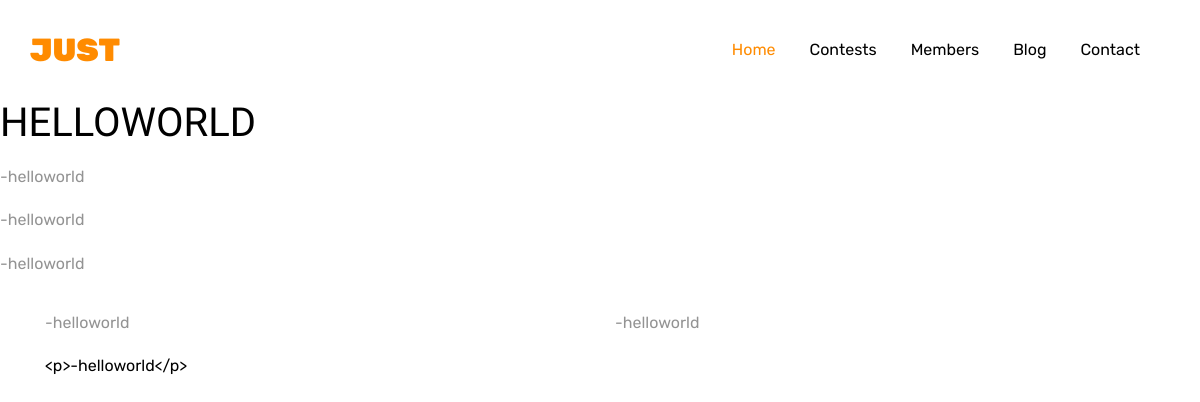
The app's page /home/problemlist/two/, older data.
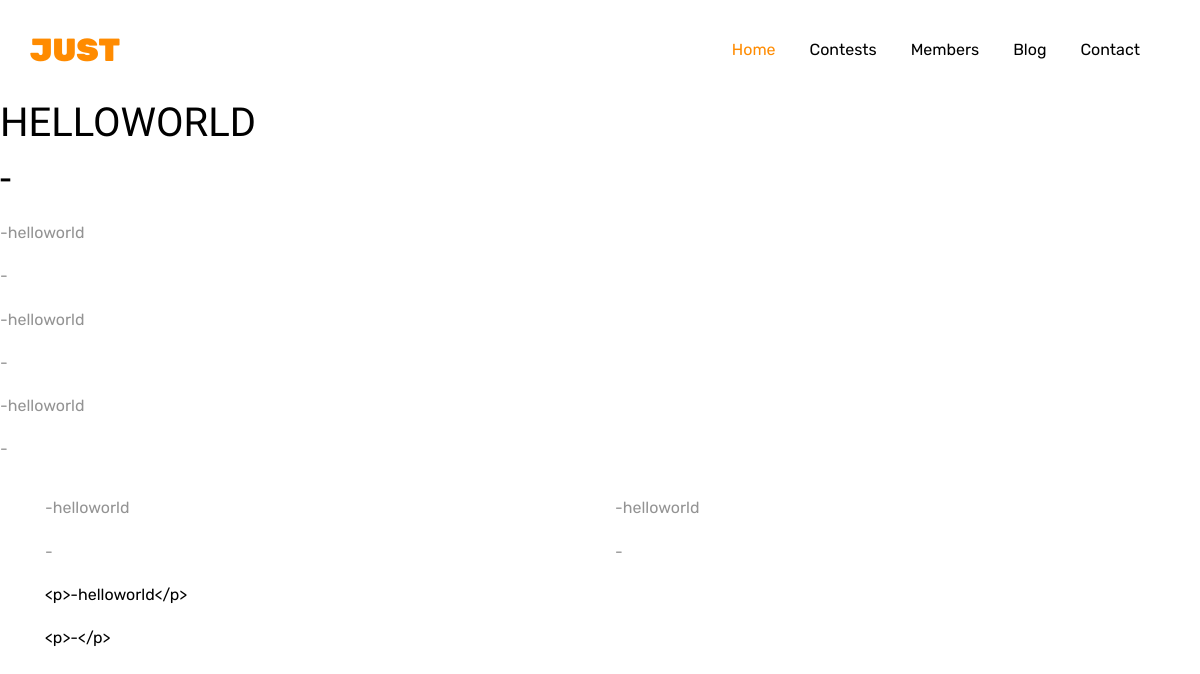
The same page, newer data.
### createcontest/models.py (models this page shows, shortened)
class Createcontest(models.Model):
	contest_name = models.CharField(max_length=50,default='-')
	contest_setter = models.CharField(max_length=50,default='-')
	problem_name_1 = models.CharField(max_length=50,default='-')
	problem_time_limit_1 = models.CharField(max_length=50,default='-')
	problem_memory_limit_1 = models.CharField(max_length=50,default='-')
	problem_description_1 = RichTextField(default='-');
	problem_input_1 = RichTextField(default='-');
	problem_output_1 = RichTextField(default='-');
	problem_note_1 = RichTextField(default=' ')
	problem_name_2 = models.CharField(max_length=50,default='-')
	problem_time_limit_2 = models.CharField(max_length=50,default='-')
	problem_memory_limit_2 = models.CharField(max_length=50,default='-')
	problem_description_2 = RichTextField(default='-');
	problem_input_2 = RichTextField(default='-');
	problem_output_2 = RichTextField(default='-');
	problem_note_2 = RichTextField(default=' ')
	problem_name_3 = models.CharField(max_length=50,default='-')
	problem_time_limit_3 = models.CharField(max_length=50,default='-')
	problem_memory_limit_3 = models.CharField(max_length=50,default='-')
	problem_description_3 = RichTextField(default='-');
	problem_input_3 = RichTextField(default='-');
	problem_output_3 = RichTextField(default='-');
	problem_note_3 = RichTextField(default=' ')
	problem_name_4 = models.CharField(max_length=50,default='-')
	problem_time_limit_4 = models.CharField(max_length=50,default='-')
	problem_memory_limit_4 = models.CharField(max_length=50,default='-')
	problem_description_4 = RichTextField(default='-');
	problem_input_4 = RichTextField(default='-');
	problem_output_4 = RichTextField(default='-');
	problem_note_4 = RichTextField(default=' ')
	problem_name_5 = models.CharField(max_length=50,default='-')
	problem_time_limit_5 = models.CharField(max_length=50,default='-')
	problem_memory_limit_5 = models.CharField(max_length=50,default='-')
	problem_description_5 = RichTextField(default='-');
	problem_input_5 = RichTextField(default='-');
	problem_output_5 = RichTextField(default='-');
	problem_note_5 = RichTextField(default=' ')

### createcontest/views.py (the view)
# urls.py: url(r'^home/problemlist/two/$',views.two,name='two'),
def two(request):
	sitename = 'Problem 2'
	contest = Createcontest.objects.all()
	args = {'sitename':sitename,'contest':contest}
	return render(request,'front/two.html',args)

### createcontest/templates/front/two.html
{% extends 'front/master.html' %}
{% block mainblock %}
{% for i in contest %}
<h1 style="color: black;">{{i.problem_name_2 | safe}}</h1>
{% endfor %}
{% for i in contest %}
<p>{{i.problem_time_limit_2 | safe}}</p>
{% endfor %}
{% for i in contest %}
<p>{{i.problem_memory_limit_2 | safe}}</p>
{% endfor %}
{% for i in contest %}
<p style="color: black;">{{i.problem_description_2 | safe}}</p>
{% endfor %}
<div class="container">
  <div class="row">
    <div class="col-sm">
		{% for i in contest %}
  	  <p style="color: black;">{{i.problem_input_2 | safe}}</p>
  	  {% endfor %}
    </div>
    <div class="col-sm">
		{% for i in contest %}
  	  <p style="color: black;">{{i.problem_output_2 | safe}}</p>
  	  {% endfor %}
  </div>
</div>
{% for i in contest %}
<p style="color: black;">{{i.problem_note_2}}</p>
{% endfor %}
{% endblock %}

Row changes from the older to the newer data that the page shows:
added Createcontest: problem_name_2 "-", problem_time_limit_2 "-", problem_memory_limit_2 "-", problem_description_2 "-", problem_input_2 "-", problem_output_2 "-", problem_note_2 "<p>-</p>"
